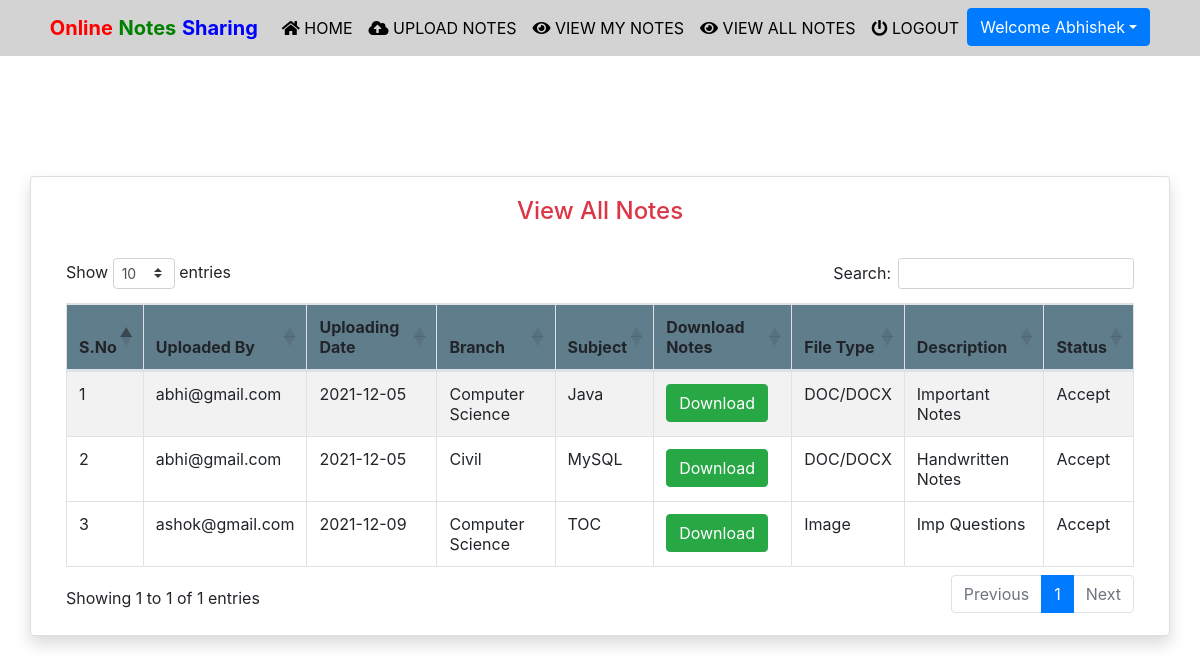
The page /viewallnotes (signed in) on the database its author committed.
### notes/models.py (models this page shows, shortened)
class Notes(models.Model):
    user = models.ForeignKey(User,on_delete=models.CASCADE)
    uploadingdate = models.CharField(max_length=30)
    branch = models.CharField(max_length=30)
    subject = models.CharField(max_length=30)
    notesfile = models.FileField(null=True)
    filetype = models.CharField(max_length=30)
    description = models.CharField(max_length=200, null=True)
    status = models.CharField(max_length=15)

### notes/views.py (the view)
# urls.py: path('viewallnotes', viewallnotes, name='viewallnotes'),
def viewallnotes(request):
    if not request.user.is_authenticated:
        return redirect('login')
    notes = Notes.objects.filter(status='Accept')
    d = {'notes':notes}
    return render(request, 'viewallnotes.html',d)

### notes/templates/viewallnotes.html (shortened to what this page needs)
{% extends 'usernavigation.html'%}
{% load static %}
{% block body %}
<div class="container card shadow mt-5">
	<div class="card-body">
           <h4 class="text-center text-danger">View All Notes</h4>
			<br>
			<table id="example" class="table table-striped table-bordered" style="width:100%">
				<thead style="background-color : #607d8b;">
					<tr>
						<th>S.No</th>
						<th>Uploaded By</th>
						<th>Uploading Date</th>
						<th>Branch</th>
						<th>Subject</th>
						<th>Download Notes</th>
						<th>File Type</th>
						<th>Description</th>
						<th>Status</th>
					</tr>
					</thead>
				{% for i in notes %}
				<tbody>
				<tr>
                    <td>{{forloop.counter}}</td>
					<td>{{i.user.username}}</td>
					<td>{{i.uploadingdate}}</td>
					<td>{{i.branch}}</td>
					<td>{{i.subject}}</td>
					<td><a href="{{i.notesfile.url}}" class="btn btn-success" download>Download</a></td>
					<td>{{i.filetype}}</td>
					<td>{{i.description}}</td>
					<td>{{i.status}}</td>
                </tr>
				{% endfor %}
				</tbody>
			</table>
    </div>
</div>
{% endblock %}

### notes/templates/usernavigation.html (shortened to what this page needs)
<html lang="en">
<head>
  {% load static %}
  <link rel="stylesheet" href="https://maxcdn.bootstrapcdn.com/bootstrap/4.3.1/css/bootstrap.min.css">
  <link rel="stylesheet" href="https://use.fontawesome.com/releases/v5.6.3/css/all.css">
    <link rel="stylesheet" href="{% static 'css/mystyle.css' %}">
    <link rel="stylesheet" href="https://cdnjs.cloudflare.com/ajax/libs/twitter-bootstrap/4.5.2/css/bootstrap.css">
<link rel="stylesheet" href="https://cdn.datatables.net/1.11.3/css/dataTables.bootstrap4.min.css">
</head>
<body>
 <nav class="navbar navbar-expand-sm justify-content-center" style = "background-color : lightgrey">
     <a class="navbar-brand" href=""><span style="color:red"><b>Online</b></span><span style="color:green"> <b>Notes</b> </span><span style="color:blue"><b>Sharing</b></span></a>
  <ul class="navbar-nav">
      <li class="navbar-item">
          <a class="nav-link" href="{% url 'profile' %}"><i class="fas fa-home"></i> HOME</a>
      </li>
      <li class="navbar-item">
          <a class="nav-link" href="{% url 'upload_notes' %}"><i class="fas fa-cloud-upload-alt"></i> UPLOAD NOTES</a>
      </li>
			<li class="navbar-item">
                <a class="nav-link" href="{% url 'view_mynotes' %}"><i class="fas fa-eye"></i> VIEW MY NOTES</a>
            </li>
			<li class="navbar-item">
                <a class="nav-link" href="{% url 'viewallnotes' %}"><i class="fas fa-eye"></i> VIEW ALL NOTES</a>
            </li>
			<li class="navbar-item">
                <a class="nav-link" href="{% url 'logout' %}"><i class="fas fa-power-off"></i> LOGOUT</a>
            </li>
			<div class="dropdown">
				<button class="btn btn-primary dropdown-toggle" type="button"
					id="dropdownMenuButton" data-toggle="dropdown" aria-haspopup="true"
					aria-expanded="false">Welcome {{request.user.first_name}}</button>
			</div>
  </ul>
 </nav>
</body>
</html>
{% block body %}
{% endblock %}

### notes/static/css/mystyle.css (style rules this page uses)
.nav-link { color : black }

### rows shown on the page
Notes: user.username "abhi@gmail.com", uploadingdate "2021-12-05", branch "Computer Science", subject "Java", filetype "DOC/DOCX", description "Important Notes", status "Accept"
Notes: user.username "abhi@gmail.com", uploadingdate "2021-12-05", branch "Civil", subject "MySQL", filetype "DOC/DOCX", description "Handwritten Notes", status "Accept"
Notes: user.username "ashok@gmail.com", uploadingdate "2021-12-09", branch "Computer Science", subject "TOC", filetype "Image", description "Imp Questions", status "Accept"

### other values the page prints
{{ request.user.first_name }} "Abhishek"
